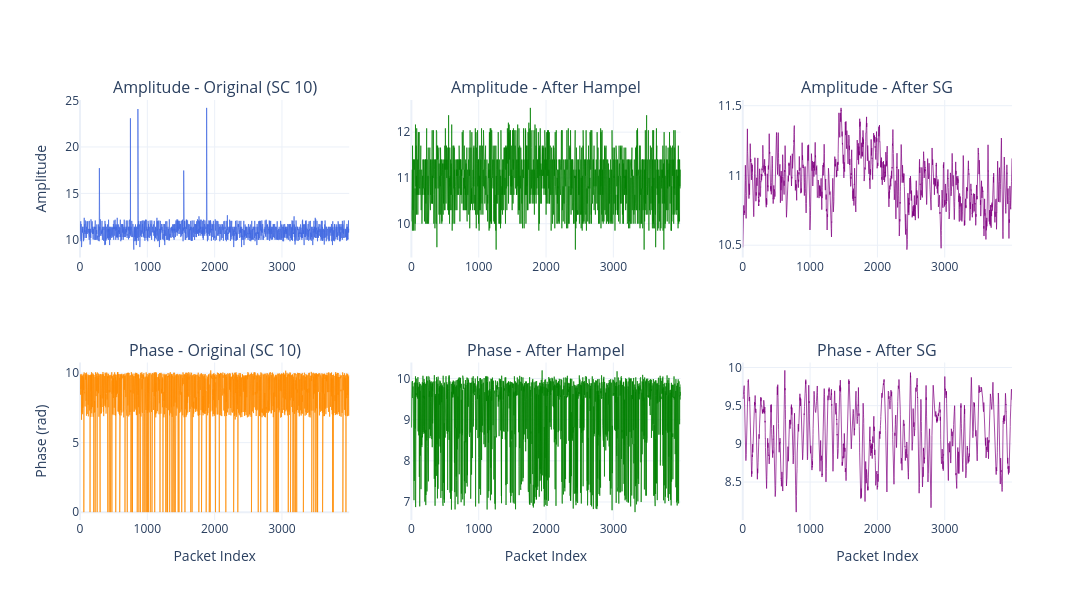

This figure's notebook cell:
### Markdown cell above
# Visualization - Hampel vs Savitzky-Golay vs Final

### Code cell
import plotly.graph_objects as go
from plotly.subplots import make_subplots
import numpy as np

# Lấy dữ liệu từ dict cho subcarrier 10
ts_df = ts_all[SUBCARRIER_INDEX]

if ts_df.empty:
    raise ValueError("Time series dataframe trống, không thể vẽ")

packet_idx = np.arange(len(ts_df))

fig = make_subplots(rows=2, cols=3,
                    subplot_titles=[
                        f"Amplitude - Original (SC {SUBCARRIER_INDEX})",
                        f"Amplitude - After Hampel",
                        f"Amplitude - After SG",
                        f"Phase - Original (SC {SUBCARRIER_INDEX})",
                        f"Phase - After Hampel",
                        f"Phase - After SG",
                    ])

# Row 1: Amplitude
fig.add_trace(go.Scatter(x=packet_idx, y=ts_df['amp'], mode='lines',
                          line=dict(color='royalblue', width=1), opacity=0.7,
                          showlegend=False), row=1, col=1)
fig.add_trace(go.Scatter(x=packet_idx, y=ts_df['amp_hampel'], mode='lines',
                          line=dict(color='green', width=1), opacity=0.7,
                          showlegend=False), row=1, col=2)
fig.add_trace(go.Scatter(x=packet_idx, y=ts_df['amp_sg'], mode='lines',
                          line=dict(color='purple', width=1), opacity=0.7,
                          showlegend=False), row=1, col=3)

# Row 2: Phase
fig.add_trace(go.Scatter(x=packet_idx, y=ts_df['phase'], mode='lines',
                          line=dict(color='darkorange', width=1), opacity=0.7,
                          showlegend=False), row=2, col=1)
fig.add_trace(go.Scatter(x=packet_idx, y=ts_df['phase_hampel'], mode='lines',
                          line=dict(color='green', width=1), opacity=0.7,
                          showlegend=False), row=2, col=2)
fig.add_trace(go.Scatter(x=packet_idx, y=ts_df['phase_sg'], mode='lines',
                          line=dict(color='purple', width=1), opacity=0.7,
                          showlegend=False), row=2, col=3)

fig.update_yaxes(title_text="Amplitude", row=1, col=1)
fig.update_yaxes(title_text="Phase (rad)", row=2, col=1)
fig.update_xaxes(title_text="Packet Index", row=2, col=1)
fig.update_xaxes(title_text="Packet Index", row=2, col=2)
fig.update_xaxes(title_text="Packet Index", row=2, col=3)
fig.update_layout(height=600, width=1600, showlegend=False,
                  template='plotly_white')
fig.show()

### Figure 1 — Plotly figure (JSON) as saved in the notebook; plotly's stock layout.template omitted (floating-point values rounded to 4 significant figures; data arrays with more than 128 entries replaced by an {"elided": "..."} marker saying what was removed)
{"data": [{"line": {"color": "royalblue", "width": 1}, "mode": "lines", "opacity": 0.7, "showlegend": false, "type": "scatter", "x": {"elided": "4000 int values"}, "xaxis": "x", "y": {"elided": "4000 float values"}, "yaxis": "y"}, {"line": {"color": "green", "width": 1}, "mode": "lines", "opacity": 0.7, "showlegend": false, "type": "scatter", "x": {"elided": "4000 int values"}, "xaxis": "x2", "y": {"elided": "4000 float values"}, "yaxis": "y2"}, {"line": {"color": "purple", "width": 1}, "mode": "lines", "opacity": 0.7, "showlegend": false, "type": "scatter", "x": {"elided": "4000 int values"}, "xaxis": "x3", "y": {"elided": "4000 float values"}, "yaxis": "y3"}, {"line": {"color": "darkorange", "width": 1}, "mode": "lines", "opacity": 0.7, "showlegend": false, "type": "scatter", "x": {"elided": "4000 int values"}, "xaxis": "x4", "y": {"elided": "4000 float values"}, "yaxis": "y4"}, {"line": {"color": "green", "width": 1}, "mode": "lines", "opacity": 0.7, "showlegend": false, "type": "scatter", "x": {"elided": "4000 int values"}, "xaxis": "x5", "y": {"elided": "4000 float values"}, "yaxis": "y5"}, {"line": {"color": "purple", "width": 1}, "mode": "lines", "opacity": 0.7, "showlegend": false, "type": "scatter", "x": {"elided": "4000 int values"}, "xaxis": "x6", "y": {"elided": "4000 float values"}, "yaxis": "y6"}], "layout": {"annotations": [{"font": {"size": 16}, "showarrow": false, "text": "Amplitude - Original (SC 10)", "x": 0.1444, "xanchor": "center", "xref": "paper", "y": 1, "yanchor": "bottom", "yref": "paper"}, {"font": {"size": 16}, "showarrow": false, "text": "Amplitude - After Hampel", "x": 0.5, "xanchor": "center", "xref": "paper", "y": 1, "yanchor": "bottom", "yref": "paper"}, {"font": {"size": 16}, "showarrow": false, "text": "Amplitude - After SG", "x": 0.8556, "xanchor": "center", "xref": "paper", "y": 1, "yanchor": "bottom", "yref": "paper"}, {"font": {"size": 16}, "showarrow": false, "text": "Phase - Original (SC 10)", "x": 0.1444, "xanchor": "center", "xref": "paper", "y": 0.375, "yanchor": "bottom", "yref": "paper"}, {"font": {"size": 16}, "showarrow": false, "text": "Phase - After Hampel", "x": 0.5, "xanchor": "center", "xref": "paper", "y": 0.375, "yanchor": "bottom", "yref": "paper"}, {"font": {"size": 16}, "showarrow": false, "text": "Phase - After SG", "x": 0.8556, "xanchor": "center", "xref": "paper", "y": 0.375, "yanchor": "bottom", "yref": "paper"}], "height": 600, "showlegend": false, "width": 1600, "xaxis": {"anchor": "y", "domain": [0, 0.2889]}, "xaxis2": {"anchor": "y2", "domain": [0.3556, 0.6444]}, "xaxis3": {"anchor": "y3", "domain": [0.7111, 1]}, "xaxis4": {"anchor": "y4", "domain": [0, 0.2889], "title": {"text": "Packet Index"}}, "xaxis5": {"anchor": "y5", "domain": [0.3556, 0.6444], "title": {"text": "Packet Index"}}, "xaxis6": {"anchor": "y6", "domain": [0.7111, 1], "title": {"text": "Packet Index"}}, "yaxis": {"anchor": "x", "domain": [0.625, 1], "title": {"text": "Amplitude"}}, "yaxis2": {"anchor": "x2", "domain": [0.625, 1]}, "yaxis3": {"anchor": "x3", "domain": [0.625, 1]}, "yaxis4": {"anchor": "x4", "domain": [0, 0.375], "title": {"text": "Phase (rad)"}}, "yaxis5": {"anchor": "x5", "domain": [0, 0.375]}, "yaxis6": {"anchor": "x6", "domain": [0, 0.375]}}}
